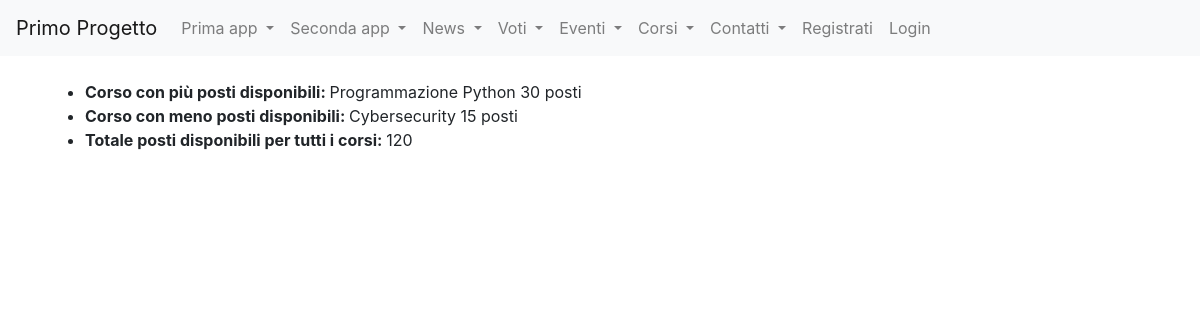
Page /corsi_formazione/viewF1/ on the committed database.
### corsi_formazione/models.py (models this page shows, shortened)
class Corso(models.Model):
    titolo=models.CharField(max_length=50)
    descrizione=models.TextField()
    data_inizio=models.DateTimeField(default=datetime.now())
    data_fine=models.DateTimeField(default=datetime.now())
    posti_disponibili=models.IntegerField(default=0)
    class Meta:
        verbose_name="Corso"
        verbose_name_plural="Corsi"

### corsi_formazione/views.py (the view)
# urls.py: path("viewF1/", viewF1.as_view(), name="viewF1")
class viewF1(ListView): #con l' utilizzo dela classe ListView restituisco i corsi con max posti disponibili, min posti disponibili e totale posti disponibili
    model = Corso
    template_name = "viewF1.html"
    def get_context_data(self, **kwargs):
        context=super().get_context_data(**kwargs)
        context["corsoMax"] = Corso.objects.order_by('-posti_disponibili').first()
        context["corsoMin"] = Corso.objects.order_by('posti_disponibili').first()
        allCorsi= Corso.objects.all()
        tot=0
        for corso in allCorsi:
            tot+=corso.posti_disponibili
        context["posti_disponibili"]=tot
        return context

### corsi_formazione/templates/viewF1.html (shortened to what this page needs)
{% extends "base.html" %}
{% block content %}
    <ul>
        <li><strong>Corso con più posti disponibili: </strong>{{corsoMax.titolo}} {{corsoMax.posti_disponibili}} posti</li>
        <li><strong>Corso con meno posti disponibili: </strong>{{corsoMin.titolo}} {{corsoMin.posti_disponibili}} posti</li>
        <li><strong>Totale posti disponibili per tutti i corsi: </strong>{{posti_disponibili}}</li>
    </ul>
{% endblock content %}

### rows in the picture
Corso: titolo "Programmazione Python", posti_disponibili "30"
Corso: titolo "Cybersecurity", posti_disponibili "15"

### other values in the picture
{{ posti_disponibili }} "120"
